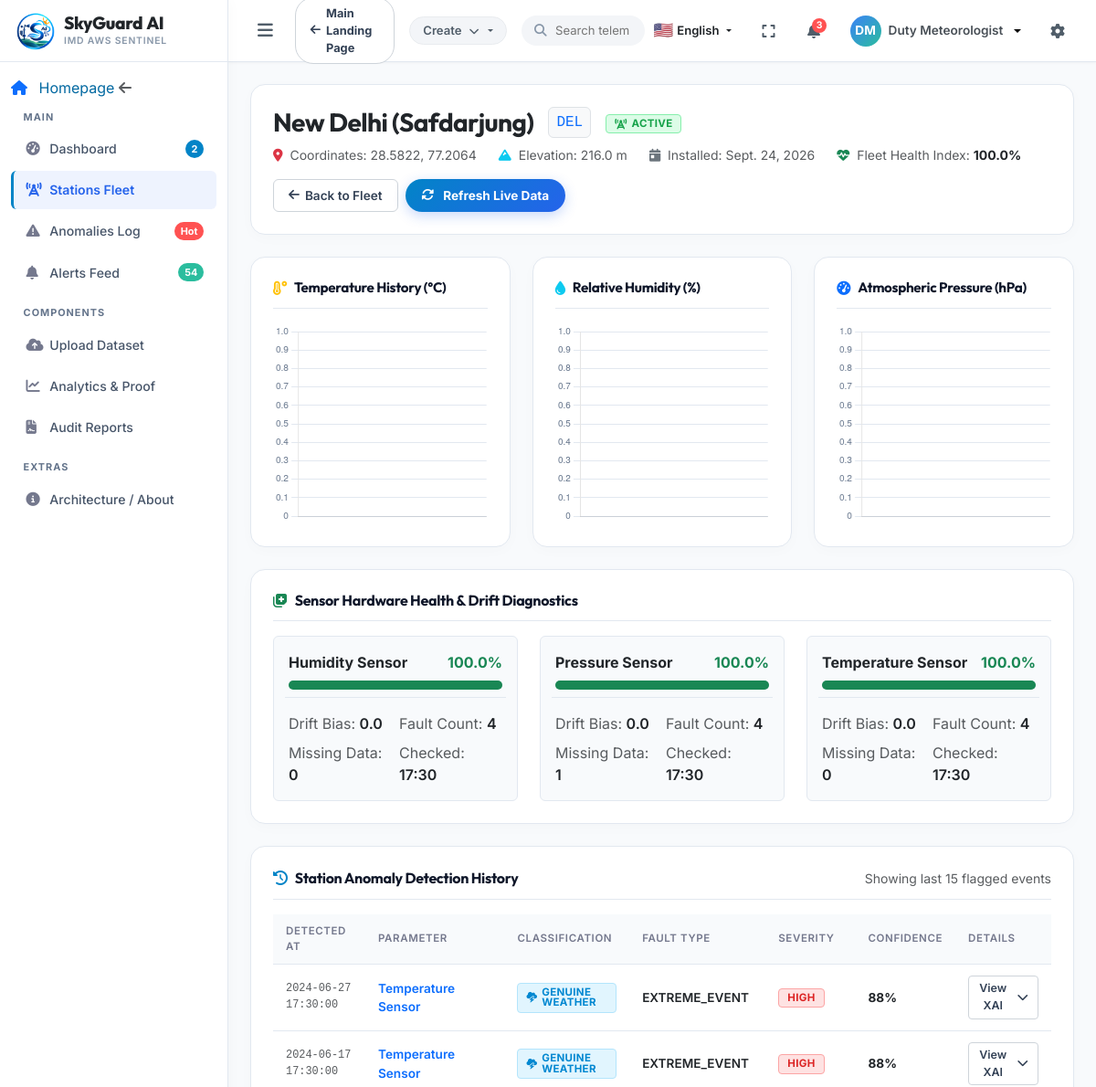
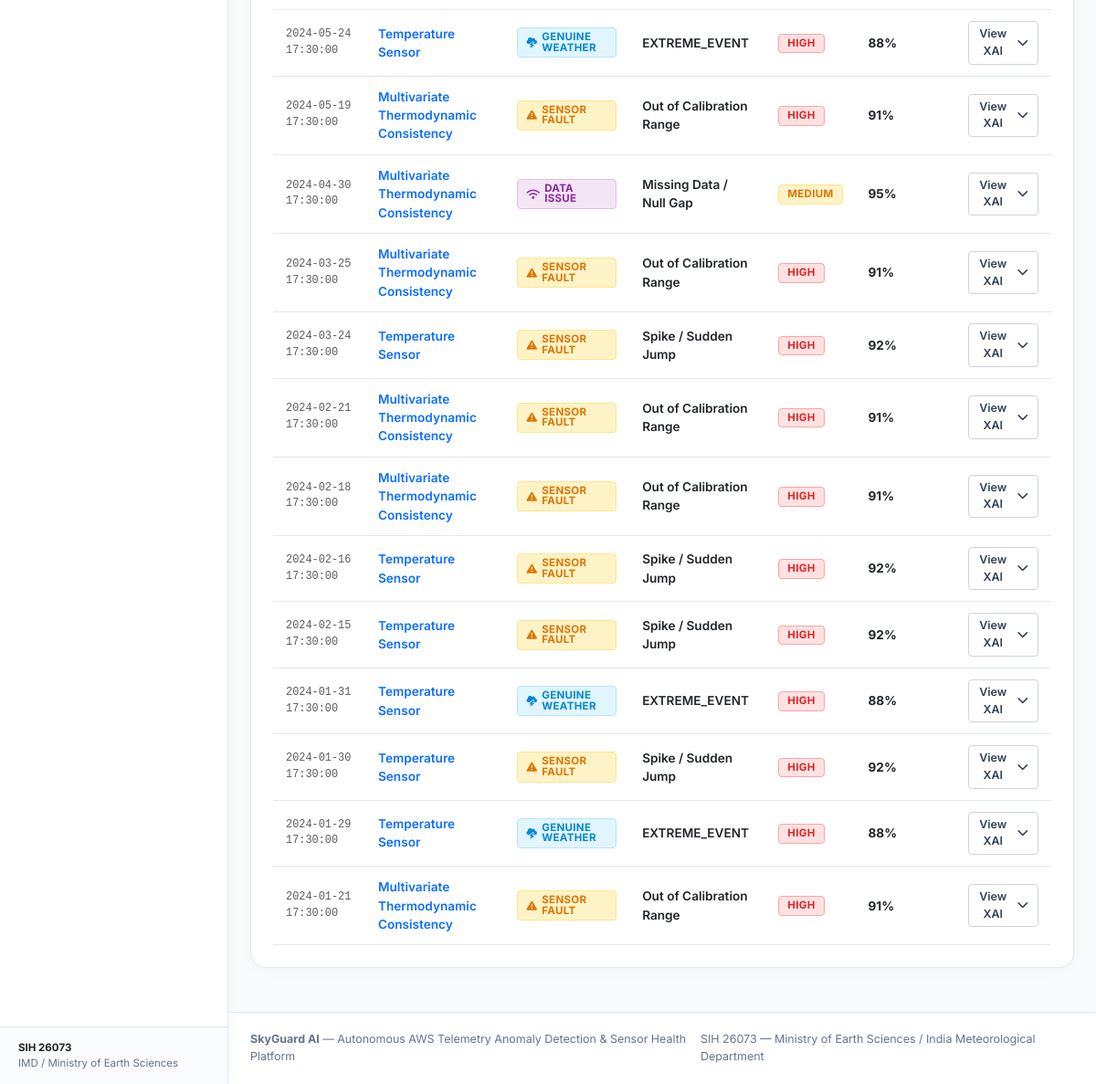
/stations/DEL/, run on an earlier commit of the app's database (2 pictures, top to bottom).
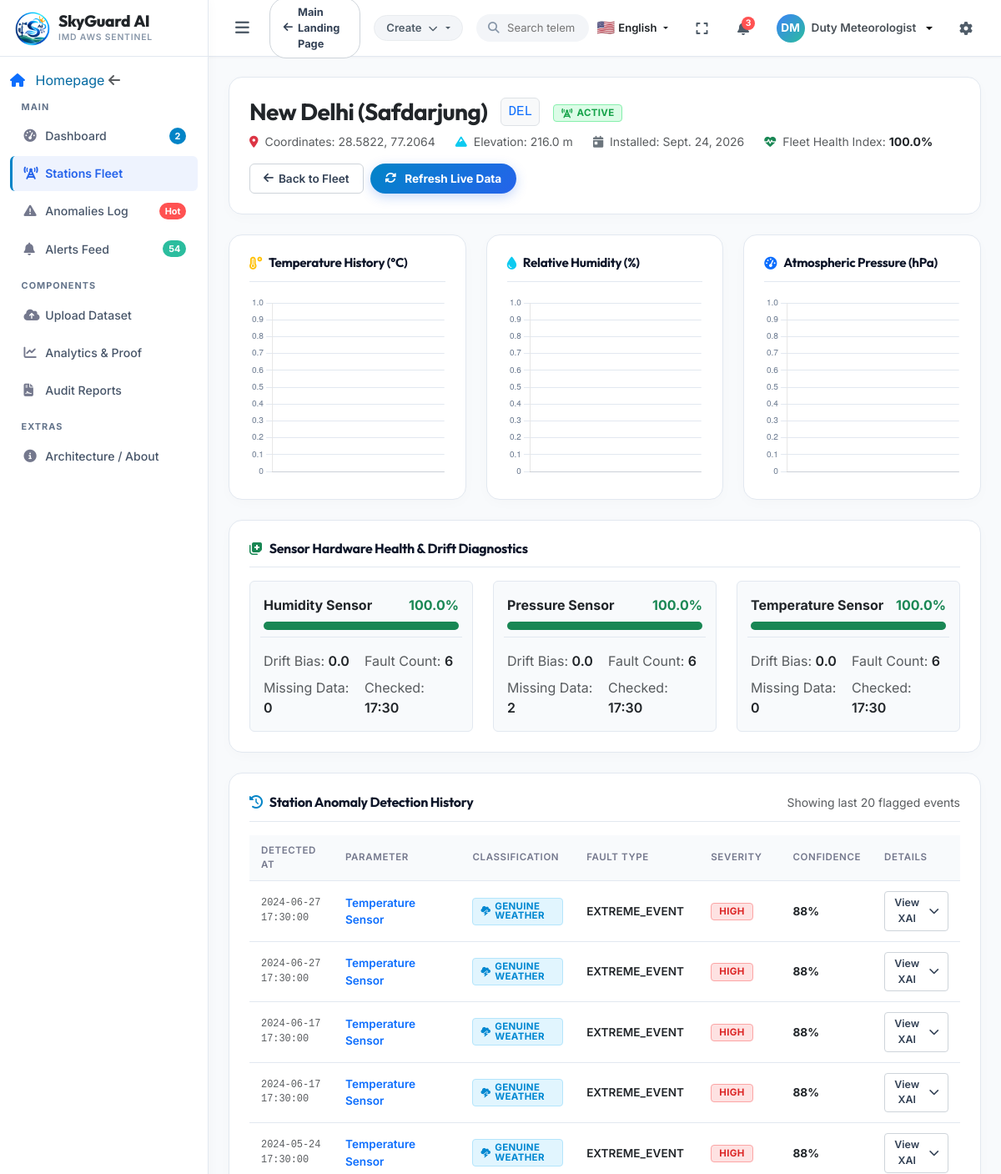
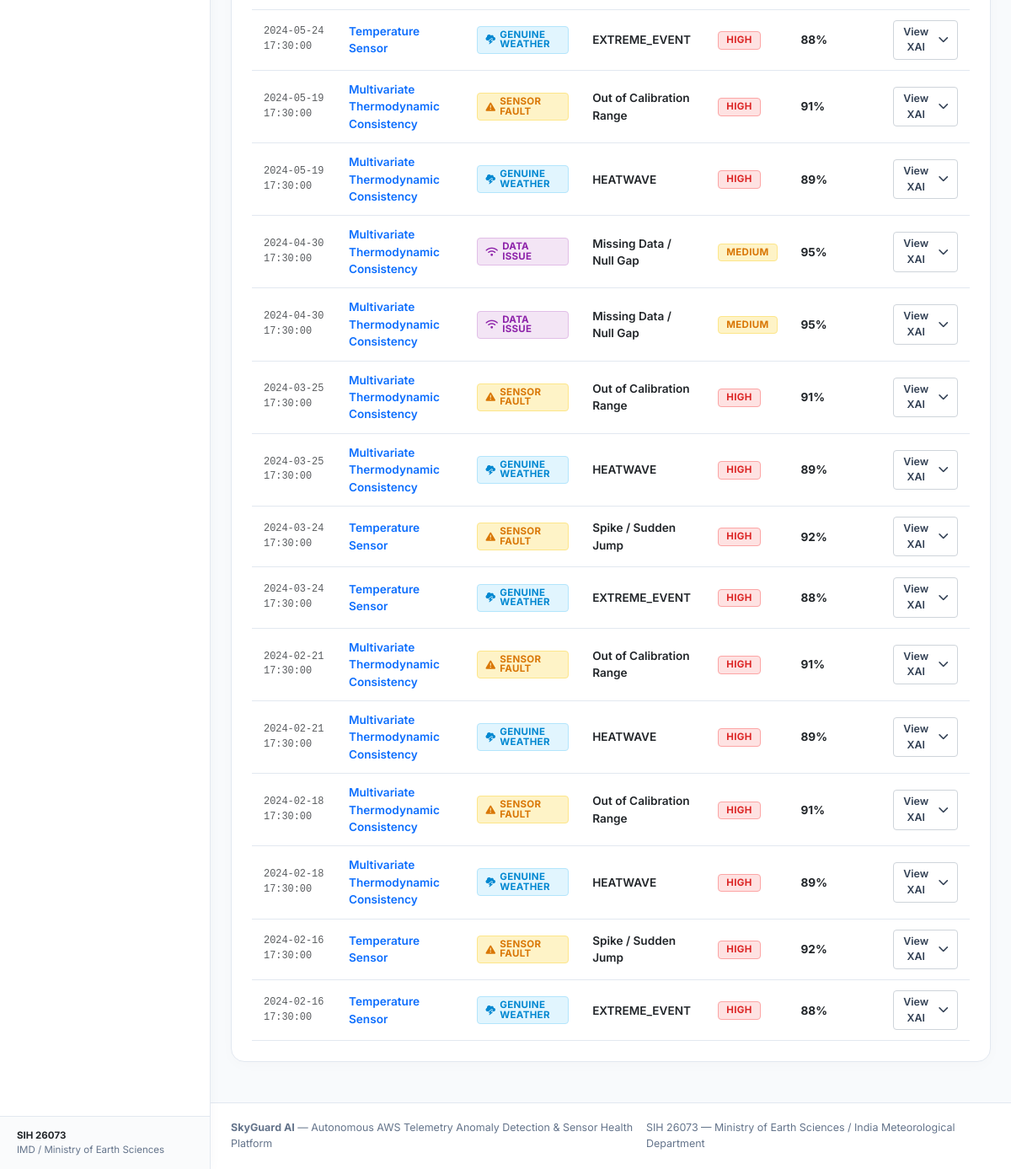
And on a later commit of the database (2 pictures, top to bottom).
### core/models.py (models this page shows, shortened)
class SensorHealth(models.Model):
    SENSOR_TYPES = [
        ('TEMPERATURE', 'Temperature Sensor'),
        ('HUMIDITY', 'Humidity Sensor'),
        ('PRESSURE', 'Pressure Sensor'),
    ]
    station = models.ForeignKey(Station, on_delete=models.CASCADE, related_name='health_metrics')
    sensor_type = models.CharField(max_length=20, choices=SENSOR_TYPES)
    health_score = models.FloatField(default=100.0, help_text="Health score percentage (0.0% - 100.0%)")
    drift_score = models.FloatField(default=0.0, help_text="Accumulative drift bias metric")
    failure_count = models.IntegerField(default=0, help_text="Count of detected sensor faults in past window")
    missing_count = models.IntegerField(default=0, help_text="Count of missing/null values in past window")
    last_checked = models.DateTimeField(default=timezone.now)
    class Meta:
        unique_together = ('station', 'sensor_type')
        ordering = ['station', 'sensor_type']
        verbose_name_plural = "Sensor Health Metrics"

class Anomaly(models.Model):
    CLASSIFICATION_CHOICES = [
        ('NORMAL', 'Normal Weather Pattern'),
        ('GENUINE_WEATHER_EVENT', 'Genuine Extreme Weather Event'),
        ('SENSOR_FAULT', 'Sensor Hardware / Calibration Fault'),
        ('DATA_ISSUE', 'Data Transmission / Corrupted Packet'),
    ]
    FAULT_TYPE_CHOICES = [
        ('NONE', 'None / Normal'),
        ('SPIKE', 'Spike / Sudden Jump'),
        ('DROP', 'Drop / Sudden Dip'),
        ('FROZEN', 'Frozen / Flatline Sensor'),
        ('DRIFT', 'Sensor Drift / Monotonic Bias'),
        ('MISSING_DATA', 'Missing Data / Null Gap'),
        ('COMMUNICATION_FAILURE', 'Communication Failure'),
        ('CORRUPTED_DATA', 'Corrupted Data Packet'),
        ('CALIBRATION_ISSUE', 'Out of Calibration Range'),
    ]
    SEVERITY_CHOICES = [
        ('LOW', 'Low Severity'),
        ('MEDIUM', 'Medium Severity'),
        ('HIGH', 'High Severity'),
        ('CRITICAL', 'Critical Severity'),
    ]
    PARAMETER_CHOICES = [
        ('TEMPERATURE', 'Temperature Sensor'),
        ('HUMIDITY', 'Humidity Sensor'),
        ('PRESSURE', 'Pressure Sensor'),
        ('MULTIVARIATE', 'Multivariate Thermodynamic Consistency'),
        ('SPATIAL', 'Spatial Consensus Divergence'),
    ]
    station = models.ForeignKey(Station, on_delete=models.CASCADE, related_name='anomalies')
    reading = models.ForeignKey(SensorReading, on_delete=models.CASCADE, related_name='anomalies')
    parameter = models.CharField(max_length=20, choices=PARAMETER_CHOICES)
    classification = models.CharField(max_length=30, choices=CLASSIFICATION_CHOICES, default='NORMAL')
    fault_type = models.CharField(max_length=30, choices=FAULT_TYPE_CHOICES, default='NONE')
    severity = models.CharField(max_length=15, choices=SEVERITY_CHOICES, default='LOW')
    anomaly_score = models.FloatField(default=0.0, help_text="Normalized anomaly score (0.0 to 1.0)")
    confidence = models.FloatField(default=0.0, help_text="Confidence of decision engine (0.0 to 1.0)")
    explanation = models.TextField(help_text="Human-readable explainable AI diagnostic explanation")
    recommended_action = models.TextField(blank=True, help_text="Actionable maintenance/operational advice")
    detected_at = models.DateTimeField(default=timezone.now, db_index=True)
    class Meta:
        ordering = ['-detected_at']
        verbose_name_plural = "Anomalies"

### core/dashboard_views.py (the view)
# urls.py: path('stations/<str:station_id>/', station_detail_view, name='station-detail'),
def station_detail_view(request, station_id):
    station = get_object_or_404(Station, station_id=station_id)
    health_metrics = SensorHealth.objects.filter(station=station)
    recent_anomalies = Anomaly.objects.filter(station=station).order_by('-detected_at')[:20]
    avg_health = health_metrics.aggregate(Avg('health_score'))['health_score__avg'] or 100.0
    context = {
        'station': station,
        'health_metrics': health_metrics,
        'avg_health': round(avg_health, 1),
        'recent_anomalies': recent_anomalies
    }
    return render(request, 'monitoring/station_detail.html', context)

### templates/monitoring/station_detail.html (shortened to what the changed rows need)
{% extends 'monitoring/base.html' %}
{% load static %}
{% block content %}
<div class="card-custom mb-4">
    <div class="d-flex justify-content-between align-items-start flex-wrap gap-3">
        <div>
            <div class="d-flex align-items-center gap-3 mb-2">
                <h2 class="font-heading fs-3 mb-0 text-dark">{{ station.name }}</h2>
            </div>
        </div>
    </div>
</div>
<div class="card-custom mb-4">
    <div class="row g-4" id="sensor-health-container">
        {% for health in health_metrics %}
        <div class="col-md-4">
            <div class="p-3 rounded border" style="background: #f8fafc; border-color: #e2e8f0 !important;">
                <div class="d-flex justify-content-between align-items-center mb-2">
                    <strong class="text-dark">{{ health.get_sensor_type_display }}</strong>
                    <span class="fw-bold {% if health.health_score >= 80 %}text-success{% elif health.health_score >= 50 %}text-warning{% else %}text-danger{% endif %}">
                        {{ health.health_score|floatformat:1 }}%
                    </span>
                </div>
                <div class="progress mb-3" style="height: 10px; background: #e2e8f0;">
                    <div class="progress-bar {% if health.health_score >= 80 %}bg-success{% elif health.health_score >= 50 %}bg-warning{% else %}bg-danger{% endif %}"
                         role="progressbar" style="width: {{ health.health_score }}%;"></div>
                </div>
                <div class="row g-2 extra-small text-muted border-top pt-2" style="border-color: #e2e8f0 !important;">
                    <div class="col-6">Drift Bias: <span class="text-dark fw-semibold">{{ health.drift_score }}</span></div>
                    <div class="col-6">Fault Count: <span class="text-dark fw-semibold">{{ health.failure_count }}</span></div>
                    <div class="col-6">Missing Data: <span class="text-dark fw-semibold">{{ health.missing_count }}</span></div>
                    <div class="col-6">Checked: <span class="text-dark fw-semibold">{{ health.last_checked|date:"H:i" }}</span></div>
                </div>
            </div>
        </div>
        {% empty %}
        <div class="col-12 text-muted small py-2">
            No sensor health records generated yet. Run telemetry readings to populate sensor health indicators.
        </div>
        {% endfor %}
    </div>
</div>
<div class="card-custom">
    <div class="card-header-custom">
        <h3 class="card-title-custom">
            <i class="fa-solid fa-clock-rotate-left"></i> Station Anomaly Detection History
        </h3>
        <span class="text-muted small">Showing last {{ recent_anomalies|length }} flagged events</span>
    </div>
    <div class="table-responsive-custom">
        <table class="table-custom">
            <thead>
                <tr>
                    <th>Detected At</th>
                    <th>Parameter</th>
                    <th>Classification</th>
                    <th>Fault Type</th>
                    <th>Severity</th>
                    <th>Confidence</th>
                    <th>Details</th>
                </tr>
            </thead>
            <tbody>
                {% for anom in recent_anomalies %}
                <tr>
                    <td class="text-muted font-monospace small">{{ anom.detected_at|date:"Y-m-d H:i:s" }}</td>
                    <td class="fw-semibold text-primary">{{ anom.get_parameter_display }}</td>
                    <td>
                        {% if anom.classification == 'GENUINE_WEATHER_EVENT' %}
                        <span class="sg-badge sg-badge-weather"><i class="fa-solid fa-cloud-bolt"></i> Genuine Weather</span>
                        {% elif anom.classification == 'SENSOR_FAULT' %}
                        <span class="sg-badge sg-badge-fault"><i class="fa-solid fa-triangle-exclamation"></i> Sensor Fault</span>
                        {% elif anom.classification == 'DATA_ISSUE' %}
                        <span class="sg-badge sg-badge-data"><i class="fa-solid fa-wifi"></i> Data Issue</span>
                        {% else %}
                        <span class="sg-badge sg-badge-normal"><i class="fa-solid fa-check"></i> Normal</span>
                        {% endif %}
                    </td>
                    <td class="fw-semibold text-dark">{{ anom.get_fault_type_display }}</td>
                    <td>
                        {% if anom.severity == 'CRITICAL' or anom.severity == 'HIGH' %}
                        <span class="sg-badge sg-badge-critical">{{ anom.severity }}</span>
                        {% else %}
                        <span class="sg-badge sg-badge-warning">{{ anom.severity }}</span>
                        {% endif %}
                    </td>
                    <td class="fw-bold text-dark">{% widthratio anom.confidence 1 100 %}%</td>
                    <td>
                        <button class="btn-custom btn-secondary-custom btn-sm-custom" type="button" data-bs-toggle="collapse" data-bs-target="#anom-detail-{{ anom.id }}">
                            View XAI <i class="fa-solid fa-chevron-down ms-1"></i>
                        </button>
                    </td>
                </tr>
                {% empty %}
                <tr>
                    <td colspan="7" class="text-center text-muted py-4">No anomalies recorded for this AWS station.</td>
                </tr>
                {% endfor %}
            </tbody>
        </table>
    </div>
</div>
{% endblock %}

What changed in the data, as far as the page shows it:
no longer on this page (row unchanged): Anomaly: detected_at "2024-02-15 17:30:00", parameter "Temperature Sensor", classification "SENSOR_FAULT" (drawn), fault_type "Spike / Sudden Jump", severity "HIGH", confidence "92"
no longer on this page (row unchanged): Anomaly: detected_at "2024-01-31 17:30:00", parameter "Temperature Sensor", shows "GENUINE WEATHER", fault_type "EXTREME_EVENT", severity "HIGH", confidence "88"
no longer on this page (row unchanged): Anomaly: detected_at "2024-01-30 17:30:00", parameter "Temperature Sensor", classification "SENSOR_FAULT" (drawn), fault_type "Spike / Sudden Jump", severity "HIGH", confidence "92"
no longer on this page (row unchanged): Anomaly: detected_at "2024-01-29 17:30:00", parameter "Temperature Sensor", shows "GENUINE WEATHER", fault_type "EXTREME_EVENT", severity "HIGH", confidence "88"
no longer on this page (row unchanged): Anomaly: detected_at "2024-01-21 17:30:00", parameter "Multivariate Thermodynamic Consistency", classification "SENSOR_FAULT" (drawn), fault_type "Out of Calibration Range", severity "HIGH", confidence "91"
changed SensorHealth "Humidity Sensor": failure_count "4" → "6"
changed SensorHealth "Pressure Sensor": failure_count "4" → "6"; missing_count "1" → "2"
changed SensorHealth "Temperature Sensor": failure_count "4" → "6"
added Anomaly: detected_at "2024-06-27 17:30:00", parameter "Temperature Sensor", shows "GENUINE WEATHER", fault_type "EXTREME_EVENT", severity "HIGH", confidence "88"
added Anomaly: detected_at "2024-06-17 17:30:00", parameter "Temperature Sensor", shows "GENUINE WEATHER", fault_type "EXTREME_EVENT", severity "HIGH", confidence "88"
added Anomaly: detected_at "2024-05-24 17:30:00", parameter "Temperature Sensor", shows "GENUINE WEATHER", fault_type "EXTREME_EVENT", severity "HIGH", confidence "88"
added Anomaly: detected_at "2024-05-19 17:30:00", parameter "Multivariate Thermodynamic Consistency", shows "GENUINE WEATHER", fault_type "HEATWAVE", severity "HIGH", confidence "89"
added Anomaly: detected_at "2024-04-30 17:30:00", parameter "Multivariate Thermodynamic Consistency", classification "DATA_ISSUE" (drawn), fault_type "Missing Data / Null Gap", severity "MEDIUM", confidence "95"
added Anomaly: detected_at "2024-03-25 17:30:00", parameter "Multivariate Thermodynamic Consistency", shows "GENUINE WEATHER", fault_type "HEATWAVE", severity "HIGH", confidence "89"
added Anomaly: detected_at "2024-03-24 17:30:00", parameter "Temperature Sensor", shows "GENUINE WEATHER", fault_type "EXTREME_EVENT", severity "HIGH", confidence "88"
added Anomaly: detected_at "2024-02-21 17:30:00", parameter "Multivariate Thermodynamic Consistency", shows "GENUINE WEATHER", fault_type "HEATWAVE", severity "HIGH", confidence "89"
added Anomaly: detected_at "2024-02-18 17:30:00", parameter "Multivariate Thermodynamic Consistency", shows "GENUINE WEATHER", fault_type "HEATWAVE", severity "HIGH", confidence "89"
added Anomaly: detected_at "2024-02-16 17:30:00", parameter "Temperature Sensor", shows "GENUINE WEATHER", fault_type "EXTREME_EVENT", severity "HIGH", confidence "88"
Also different on the page:
{{ recent_anomalies|length }}: "15" → "20"
